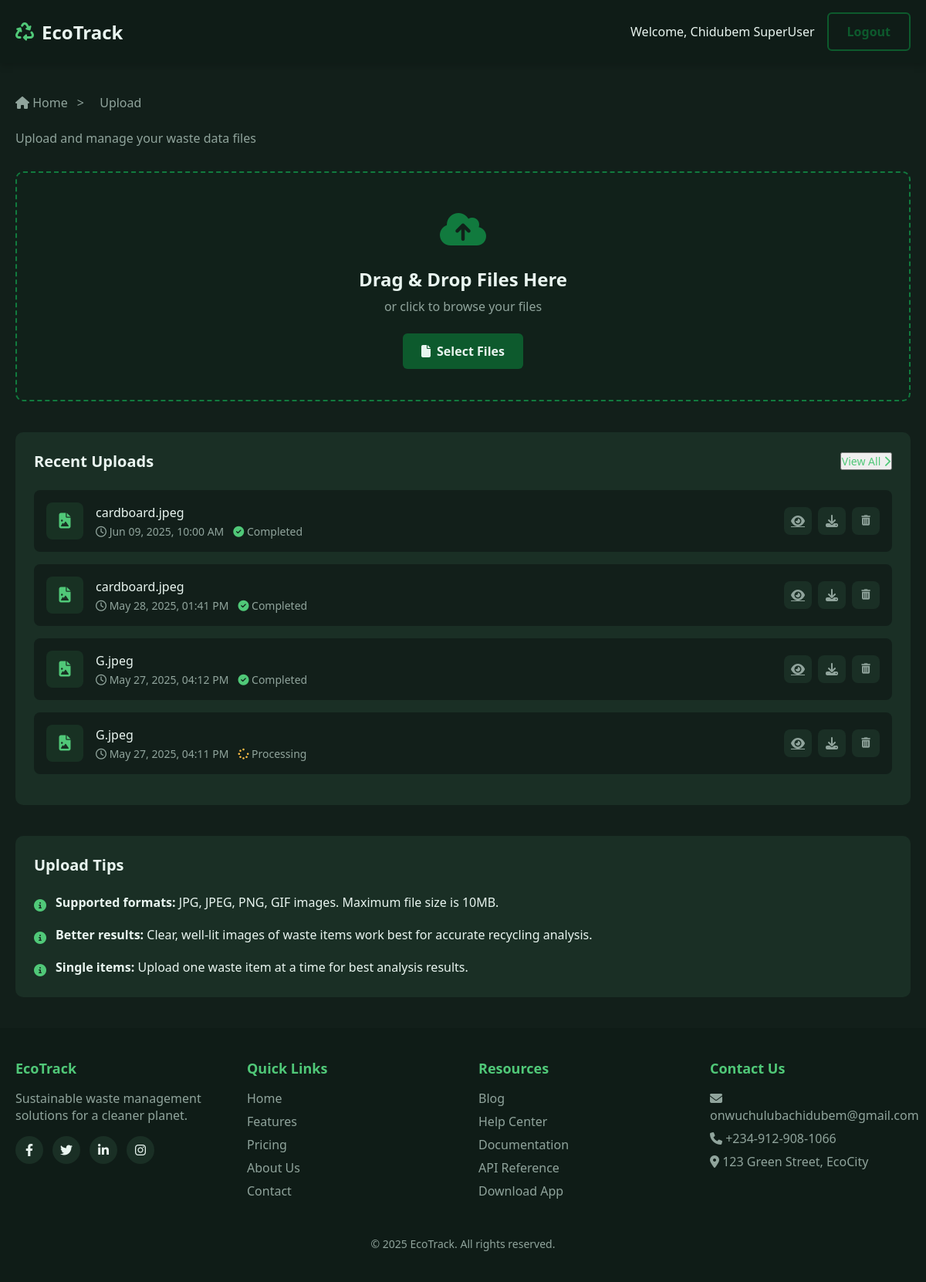
The app's page /recycle/upload (signed in) with its own data.
### accounts/models.py (models this page shows, shortened)
class CustomUser(AbstractUser):
    email = models.EmailField(_('email address'), unique=True, blank=False)
    phone_number = models.CharField(_('phone number'), max_length=15, blank=True, null=True)
    profile_picture = models.ImageField(_('profile picture'), upload_to='profiles/', blank=True, null=True)
    username = None
    USERNAME_FIELD = 'email'
    REQUIRED_FIELDS = []
    objects = UserManager()
    class Meta:
        verbose_name = _('user')
        verbose_name_plural = _('users')

### recycle/models.py (models this page shows, shortened)
class UploadedFile(models.Model):
    user = models.ForeignKey(CustomUser, on_delete=models.CASCADE)
    file = models.FileField(upload_to='recycling_uploads/')
    filename = models.CharField(max_length=255)
    file_type = models.CharField(max_length=50)
    uploaded_at = models.DateTimeField(auto_now_add=True)
    status = models.CharField(max_length=20, choices=[
        ('processing', 'Processing'),
        ('completed', 'Completed'),
        ('failed', 'Failed')
    ])
    progress = models.IntegerField(default=0)
    item_name = models.CharField(blank=True, null=True, max_length=100,)
    recycling_instructions = models.TextField(blank=True, null=True)
    item_description = models.CharField(blank=True, null=True, max_length=100,)
    item_composition = models.CharField(blank=True, null=True, max_length=100,)
    item_weight = models.FloatField(blank=True, null=True)  # In kg
    cost_saved = models.FloatField(blank=True, null=True)  # In currency (e.g., USD)
    recycling_center_name = models.CharField(blank=True, null=True, max_length=100,)
    recycling_location = models.CharField(blank=True, null=True, max_length=100,)

### recycle/views.py (the view, shortened to what this page needs)
# urls.py: path('upload', views.UploadView.as_view(), name='upload'),
class UploadView(LoginRequiredMixin, FormView):
    template_name = "recycle/upload.html"
    form_class = FileUploadForm
    login_url = 'accounts:login'
    def get_context_data(self, **kwargs):
        context = super().get_context_data(**kwargs)
        user = self.request.user
        context['recent_uploads'] = UploadedFile.objects.filter(
            user=self.request.user
        ).order_by('-uploaded_at')
        context['user_details'] = {
            'email': user.email,
            'first_name': user.first_name,
            'last_name': user.last_name,
            'phone_number': user.phone_number,
        }
        return context

### recycle/templates/recycle/upload.html (shortened to what this page needs)
<!DOCTYPE html>
{% load static %}
<html lang="en">
<head>
    <link rel="stylesheet" href="https://cdnjs.cloudflare.com/ajax/libs/font-awesome/6.4.0/css/all.min.css">
    <link rel="stylesheet" href="{% static 'css/upload.css' %}">
    <link rel="stylesheet" href="{% static 'css/result.css' %}">
</head>
<body>
    <header>
        <div class="container header-content">
            <a href="{% url 'landing' %}" class="logo">
                <i class="fas fa-recycle"></i>
                <span>EcoTrack</span>
            </a>
            <div class="user-actions">
                {% if user.is_authenticated %}
                    <span class="welcome-text">Welcome, {{user_details.first_name}}</span>
                    <a href="{% url 'accounts:logout' %}"><button class="btn btn-outline">Logout</button></a>
                {% else %}
                    <a href="{% url 'accounts:login' %}"><button class="btn btn-outline">Login</button></a>
                    <a href="{% url 'accounts:signup' %}"><button class="btn">Sign Up</button></a>
                {% endif %}
            </div>
        </div>
    </header>
    <div id="upload" class="page active">
        <div class="container">
            <div class="breadcrumb">
                <a href="{% url 'recycle:home' %}">
                    <i class="fas fa-home"></i> Home
                </a>
                <span>></span>
                <span>Upload</span>
            </div>
            <p style="color: var(--text-muted); margin-bottom: 32px;">Upload and manage your waste data files</p>
            <div>
                <form method="post" enctype="multipart/form-data" id="uploadForm" action="{% url 'recycle:upload' %}">
                    <div class="upload-area" id="dropZone">
                        <div id="drop-zone-content">
                            <div class="upload-icon">
                                <i class="fas fa-cloud-upload-alt"></i>
                            </div>
                            <h3 class="upload-title">Drag & Drop Files Here</h3>
                            <p class="upload-desc">or click to browse your files</p>
                            <button type="button" class="btn" id="browseBtn">
                                <i class="fas fa-file"></i>
                                Select Files
                            </button>
                        </div>
                    </div>
                </form>
            </div>
            <div class="upload-list">
                <div class="card-header">
                    <h3 class="card-title">Recent Uploads</h3>
                    {% if recent_uploads|length > 4 %}
                        <button id="view-all-btn" class="card-action">
                            View All
                            <i class="fas fa-chevron-right"></i>
                        </button>
                    {% endif %}
                </div>
                {% if recent_uploads %}
                    {% for upload in recent_uploads %}
                    <div class="upload-item {% if forloop.counter > 4 %}hidden-upload{% endif %}" id="upload-{{ forloop.counter }}" style="{% if forloop.counter > 4 %}display: none;{% endif %}">
                        <div class="upload-item-icon">
                            {% if upload.file_type in 'jpeg jpg png gif' %}
                                <i class="fas fa-file-image"></i>
                            {% else %}
                                <i class="fas fa-file"></i>
                            {% endif %}
                        </div>
                        <div class="upload-item-details">
                            <h4 class="upload-item-name">{{ upload.filename }}</h4>
                            <div class="upload-item-meta">
                                <span><i class="far fa-clock"></i> {{ upload.uploaded_at|date:"M d, Y, h:i A" }}</span>
                                <span>
                                    {% if upload.status == 'completed' %}
                                        <i class="fas fa-check-circle text-success"></i> Completed
                                    {% elif upload.status == 'processing' %}
                                        <i class="fas fa-spinner text-warning"></i> Processing
                                    {% elif upload.status == 'failed' %}
                                        <i class="fas fa-times-circle text-danger"></i> Failed
                                    {% endif %}
                                </span>
                            </div>
                        </div>
                        <div class="upload-item-actions">
                            <a href="{% url 'recycle:view_upload' upload.id %}" class="upload-action">
                                <i class="fas fa-eye"></i>
                            </a>
                            <a href="{% url 'recycle:download_upload' upload.id %}" class="upload-action">
                                <i class="fas fa-download"></i>
                            </a>
                            <form action="{% url 'recycle:delete_upload' upload.id %}" method="post" style="display:inline;">
                                <button type="submit" class="upload-action delete-upload">
                                    <i class="fas fa-trash-alt"></i>
                                </button>
                            </form>
                        </div>
                    </div>
                    {% endfor %}
                {% else %}
                    <div class="no-uploads-message">
                        <i class="fas fa-info-circle"></i>
                        <p>No files have been uploaded yet. Your recent uploads will appear here.</p>
                    </div>
                {% endif %}
            </div>
            <div class="upload-tips">
                <div class="card-header">
                    <h3 class="card-title">Upload Tips</h3>
                </div>
                <ul class="tips-list">
                    <li>
                        <div class="tip-icon">
                            <i class="fas fa-info-circle"></i>
                        </div>
                        <div>
                            <strong>Supported formats:</strong> JPG, JPEG, PNG, GIF images. Maximum file size is 10MB.
                        </div>
                    </li>
                    <li>
                        <div class="tip-icon">
                            <i class="fas fa-info-circle"></i>
                        </div>
                        <div>
                            <strong>Better results:</strong> Clear, well-lit images of waste items work best for accurate recycling analysis.
                        </div>
                    </li>
                    <li>
                        <div class="tip-icon">
                            <i class="fas fa-info-circle"></i>
                        </div>
                        <div>
                            <strong>Single items:</strong> Upload one waste item at a time for best analysis results.
                        </div>
                    </li>
                </ul>
            </div>
        </div>
    </div>
    <footer>
        <div class="container">
            <div class="footer-content">
                <div class="footer-section">
                    <h3>EcoTrack</h3>
                    <p style="color: var(--text-muted); margin-bottom: 16px;">Sustainable waste management solutions for a cleaner planet.</p>
                    <div class="social-links">
                        <a href="#"><i class="fab fa-facebook-f"></i></a>
                        <a href="#"><i class="fab fa-twitter"></i></a>
                        <a href="#"><i class="fab fa-linkedin-in"></i></a>
                        <a href="#"><i class="fab fa-instagram"></i></a>
                    </div>
                </div>
                <div class="footer-section">
                    <h3>Quick Links</h3>
                    <ul>
                        <li><a href="{% url 'landing' %}">Home</a></li>
                        <li><a href="#">Features</a></li>
                        <li><a href="#">Pricing</a></li>
                        <li><a href="#">About Us</a></li>
                        <li><a href="#">Contact</a></li>
                    </ul>
                </div>
                <div class="footer-section">
                    <h3>Resources</h3>
                    <ul>
                        <li><a href="#">Blog</a></li>
                        <li><a href="#">Help Center</a></li>
                        <li><a href="#">Documentation</a></li>
                        <li><a href="#">API Reference</a></li>
                        <li><a href="#">Download App</a></li>
                    </ul>
                </div>
                <div class="footer-section">
                    <h3>Contact Us</h3>
                    <ul>
                        <li><a href="#"><i class="fas fa-envelope"></i> onwuchulubachidubem@gmail.com</a></li>
                        <li><a href="#"><i class="fas fa-phone"></i> +234-912-908-1066</a></li>
                        <li><a href="#"><i class="fas fa-map-marker-alt"></i> 123 Green Street, EcoCity</a></li>
                    </ul>
                </div>
            </div>
            <div class="copyright">
                <p>© 2025 EcoTrack. All rights reserved.</p>
            </div>
        </div>
    </footer>
</body>
</html>

### recycle/static/css/result.css (style rules this page uses)
.breadcrumb { margin-bottom: 24px; }
.breadcrumb a { color: var(--text-muted); text-decoration: none; }
.breadcrumb span { color: var(--text-muted); margin: 0 8px; }

### records on screen
CustomUser: first_name "Chidubem SuperUser"
UploadedFile: filename "cardboard.jpeg", uploaded_at "Jun 09, 2025, 10:00 AM", status "completed" (drawn)
UploadedFile: filename "cardboard.jpeg", uploaded_at "May 28, 2025, 01:41 PM", status "completed" (drawn)
UploadedFile: filename "G.jpeg", uploaded_at "May 27, 2025, 04:12 PM", status "completed" (drawn)
UploadedFile: filename "G.jpeg", uploaded_at "May 27, 2025, 04:11 PM", status "processing" (drawn)
